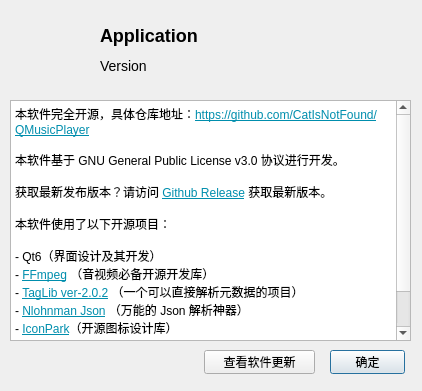
<?xml version="1.0" encoding="UTF-8"?>
<ui version="4.0">
 <class>AboutApp</class>
 <widget class="QDialog" name="AboutApp">
  <property name="windowModality">
   <enum>Qt::WindowModality::ApplicationModal</enum>
  </property>
  <property name="geometry">
   <rect>
    <x>0</x>
    <y>0</y>
    <width>422</width>
    <height>391</height>
   </rect>
  </property>
  <property name="windowTitle">
   <string>关于本软件</string>
  </property>
  <widget class="QLabel" name="label_icon">
   <property name="geometry">
    <rect>
     <x>10</x>
     <y>10</y>
     <width>81</width>
     <height>81</height>
    </rect>
   </property>
   <property name="text">
    <string/>
   </property>
   <property name="pixmap">
    <pixmap resource="resource.qrc">:/assets/app.svg</pixmap>
   </property>
   <property name="scaledContents">
    <bool>true</bool>
   </property>
  </widget>
  <widget class="QLabel" name="label_appname">
   <property name="geometry">
    <rect>
     <x>100</x>
     <y>20</y>
     <width>181</width>
     <height>31</height>
    </rect>
   </property>
   <property name="styleSheet">
    <string notr="true">font-weight: bold;
font-size: 18px;</string>
   </property>
   <property name="text">
    <string>Application</string>
   </property>
  </widget>
  <widget class="QLabel" name="label_appversion">
   <property name="geometry">
    <rect>
     <x>100</x>
     <y>50</y>
     <width>181</width>
     <height>31</height>
    </rect>
   </property>
   <property name="styleSheet">
    <string notr="true">font-size: 14px;</string>
   </property>
   <property name="text">
    <string>Version</string>
   </property>
  </widget>
  <widget class="QTextBrowser" name="textBrowser">
   <property name="geometry">
    <rect>
     <x>10</x>
     <y>100</y>
     <width>401</width>
     <height>241</height>
    </rect>
   </property>
   <property name="html">
    <string>&lt;!DOCTYPE HTML PUBLIC &quot;-//W3C//DTD HTML 4.0//EN&quot; &quot;http://www.w3.org/TR/REC-html40/strict.dtd&quot;&gt;
&lt;html&gt;&lt;head&gt;&lt;meta name=&quot;qrichtext&quot; content=&quot;1&quot; /&gt;&lt;meta charset=&quot;utf-8&quot; /&gt;&lt;style type=&quot;text/css&quot;&gt;
p, li { white-space: pre-wrap; }
hr { height: 1px; border-width: 0; }
li.unchecked::marker { content: &quot;\2610&quot;; }
li.checked::marker { content: &quot;\2612&quot;; }
&lt;/style&gt;&lt;/head&gt;&lt;body style=&quot; font-family:'Microsoft YaHei UI'; font-size:9pt; font-weight:400; font-style:normal;&quot;&gt;
&lt;p style=&quot; margin-top:0px; margin-bottom:0px; margin-left:0px; margin-right:0px; -qt-block-indent:0; text-indent:0px;&quot;&gt;本软件完全开源，具体仓库地址：&lt;a href=&quot;https://github.com/CatIsNotFound/QMusicPlayer&quot;&gt;&lt;span style=&quot; text-decoration: underline; color:#008ead;&quot;&gt;https://github.com/CatIsNotFound/QMusicPlayer&lt;/span&gt;&lt;/a&gt;&lt;/p&gt;
&lt;p style=&quot;-qt-paragraph-type:empty; margin-top:0px; margin-bottom:0px; margin-left:0px; margin-right:0px; -qt-block-indent:0; text-indent:0px; text-decoration: underline; color:#008ead;&quot;&gt;&lt;br /&gt;&lt;/p&gt;
&lt;p style=&quot; margin-top:0px; margin-bottom:0px; margin-left:0px; margin-right:0px; -qt-block-indent:0; text-indent:0px;&quot;&gt;本软件基于 GNU General Public License v3.0 协议进行开发。&lt;/p&gt;
&lt;p style=&quot;-qt-paragraph-type:empty; margin-top:0px; margin-bottom:0px; margin-left:0px; margin-right:0px; -qt-block-indent:0; text-indent:0px;&quot;&gt;&lt;br /&gt;&lt;/p&gt;
&lt;p style=&quot; margin-top:0px; margin-bottom:0px; margin-left:0px; margin-right:0px; -qt-block-indent:0; text-indent:0px;&quot;&gt;获取最新发布版本？请访问 &lt;a href=&quot;https://github.com/CatIsNotFound/QMusicPlayer/releases/latest&quot;&gt;&lt;span style=&quot; text-decoration: underline; color:#008ead;&quot;&gt;Github Release&lt;/span&gt;&lt;/a&gt; 获取最新版本。&lt;/p&gt;
&lt;p style=&quot;-qt-paragraph-type:empty; margin-top:0px; margin-bottom:0px; margin-left:0px; margin-right:0px; -qt-block-indent:0; text-indent:0px;&quot;&gt;&lt;br /&gt;&lt;/p&gt;
&lt;p style=&quot; margin-top:0px; margin-bottom:0px; margin-left:0px; margin-right:0px; -qt-block-indent:0; text-indent:0px;&quot;&gt;本软件使用了以下开源项目：&lt;/p&gt;
&lt;p style=&quot;-qt-paragraph-type:empty; margin-top:0px; margin-bottom:0px; margin-left:0px; margin-right:0px; -qt-block-indent:0; text-indent:0px;&quot;&gt;&lt;br /&gt;&lt;/p&gt;
&lt;p style=&quot; margin-top:0px; margin-bottom:0px; margin-left:0px; margin-right:0px; -qt-block-indent:0; text-indent:0px;&quot;&gt;- Qt6（界面设计及其开发）&lt;/p&gt;
&lt;p style=&quot; margin-top:0px; margin-bottom:0px; margin-left:0px; margin-right:0px; -qt-block-indent:0; text-indent:0px;&quot;&gt;- &lt;a href=&quot;https://github.com/FFmpeg/FFmpeg&quot;&gt;&lt;span style=&quot; text-decoration: underline; color:#008ead;&quot;&gt;FFmpeg&lt;/span&gt;&lt;/a&gt; （音视频必备开源开发库）&lt;/p&gt;
&lt;p style=&quot; margin-top:0px; margin-bottom:0px; margin-left:0px; margin-right:0px; -qt-block-indent:0; text-indent:0px;&quot;&gt;- &lt;a href=&quot;https://github.com/taglib/taglib&quot;&gt;&lt;span style=&quot; text-decoration: underline; color:#008ead;&quot;&gt;TagLib ver-2.0.2&lt;/span&gt;&lt;/a&gt; （一个可以直接解析元数据的项目）&lt;/p&gt;
&lt;p style=&quot; margin-top:0px; margin-bottom:0px; margin-left:0px; margin-right:0px; -qt-block-indent:0; text-indent:0px;&quot;&gt;- &lt;a href=&quot;https://github.com/nlohmann/json&quot;&gt;&lt;span style=&quot; text-decoration: underline; color:#008ead;&quot;&gt;Nlohnman Json&lt;/span&gt;&lt;/a&gt; （万能的 Json 解析神器）&lt;/p&gt;
&lt;p style=&quot; margin-top:0px; margin-bottom:0px; margin-left:0px; margin-right:0px; -qt-block-indent:0; text-indent:0px;&quot;&gt;- &lt;a href=&quot;https://github.com/bytedance/iconpark&quot;&gt;&lt;span style=&quot; text-decoration: underline; color:#008ead;&quot;&gt;IconPark&lt;/span&gt;&lt;/a&gt;（开源图标设计库）&lt;/p&gt;
&lt;p style=&quot;-qt-paragraph-type:empty; margin-top:0px; margin-bottom:0px; margin-left:0px; margin-right:0px; -qt-block-indent:0; text-indent:0px;&quot;&gt;&lt;br /&gt;&lt;/p&gt;
&lt;p style=&quot; margin-top:0px; margin-bottom:0px; margin-left:0px; margin-right:0px; -qt-block-indent:0; text-indent:0px;&quot;&gt;&lt;span style=&quot; font-weight:700;&quot;&gt;本项目仅供学习参考，请勿使用商业用途！&lt;/span&gt;&lt;/p&gt;
&lt;p style=&quot;-qt-paragraph-type:empty; margin-top:0px; margin-bottom:0px; margin-left:0px; margin-right:0px; -qt-block-indent:0; text-indent:0px;&quot;&gt;&lt;br /&gt;&lt;/p&gt;&lt;/body&gt;&lt;/html&gt;</string>
   </property>
   <property name="openExternalLinks">
    <bool>true</bool>
   </property>
   <property name="openLinks">
    <bool>false</bool>
   </property>
  </widget>
  <widget class="QPushButton" name="pushButton">
   <property name="geometry">
    <rect>
     <x>330</x>
     <y>350</y>
     <width>75</width>
     <height>24</height>
    </rect>
   </property>
   <property name="text">
    <string>确定</string>
   </property>
  </widget>
  <widget class="QPushButton" name="pushButton_Release">
   <property name="geometry">
    <rect>
     <x>204</x>
     <y>350</y>
     <width>111</width>
     <height>24</height>
    </rect>
   </property>
   <property name="text">
    <string>查看软件更新</string>
   </property>
  </widget>
 </widget>
 <tabstops>
  <tabstop>textBrowser</tabstop>
  <tabstop>pushButton_Release</tabstop>
  <tabstop>pushButton</tabstop>
 </tabstops>
 <resources>
  <include location="resource.qrc"/>
 </resources>
 <connections>
  <connection>
   <sender>pushButton</sender>
   <signal>clicked()</signal>
   <receiver>AboutApp</receiver>
   <slot>close()</slot>
   <hints>
    <hint type="sourcelabel">
     <x>367</x>
     <y>361</y>
    </hint>
    <hint type="destinationlabel">
     <x>210</x>
     <y>194</y>
    </hint>
   </hints>
  </connection>
 </connections>
</ui>
